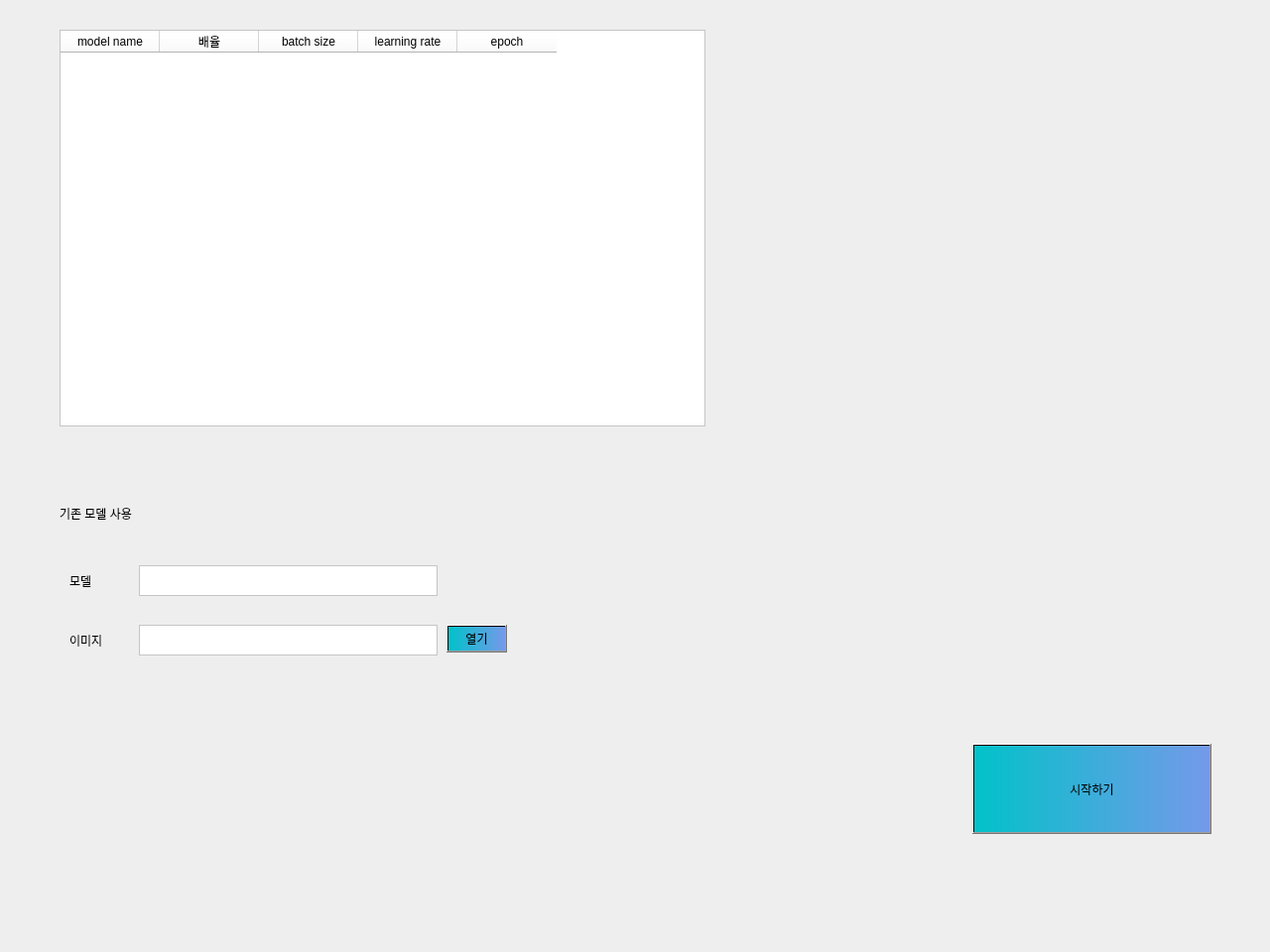
<?xml version="1.0" encoding="UTF-8"?>
<ui version="4.0">
 <class>MainWindow</class>
 <widget class="QMainWindow" name="MainWindow">
  <property name="geometry">
   <rect>
    <x>0</x>
    <y>0</y>
    <width>1280</width>
    <height>960</height>
   </rect>
  </property>
  <property name="windowTitle">
   <string>MainWindow</string>
  </property>
  <property name="styleSheet">
   <string notr="true">background-color: rgb(238, 238, 238)</string>
  </property>
  <widget class="QWidget" name="centralwidget">
   <widget class="QLabel" name="label_2">
    <property name="geometry">
     <rect>
      <x>70</x>
      <y>570</y>
      <width>141</width>
      <height>31</height>
     </rect>
    </property>
    <property name="styleSheet">
     <string notr="true">font: 57 10pt &quot;삼성긴고딕OTF Medium&quot;;</string>
    </property>
    <property name="text">
     <string>모델</string>
    </property>
   </widget>
   <widget class="QLabel" name="label_3">
    <property name="geometry">
     <rect>
      <x>70</x>
      <y>630</y>
      <width>51</width>
      <height>31</height>
     </rect>
    </property>
    <property name="styleSheet">
     <string notr="true">font: 57 10pt &quot;삼성긴고딕OTF Medium&quot;;</string>
    </property>
    <property name="text">
     <string>이미지</string>
    </property>
   </widget>
   <widget class="QTextBrowser" name="textBrowser_2">
    <property name="geometry">
     <rect>
      <x>140</x>
      <y>630</y>
      <width>301</width>
      <height>31</height>
     </rect>
    </property>
    <property name="styleSheet">
     <string notr="true">background-color: rgb(255, 255, 255);</string>
    </property>
   </widget>
   <widget class="QPushButton" name="imageBtn">
    <property name="geometry">
     <rect>
      <x>450</x>
      <y>630</y>
      <width>61</width>
      <height>28</height>
     </rect>
    </property>
    <property name="styleSheet">
     <string notr="true">background-color: qlineargradient(spread:pad, x1:0, y1:0, x2:1, y2:0, stop:0 rgba(1, 194, 201, 255), stop:1 rgba(117, 153, 234, 255));
font: 57 9pt &quot;삼성긴고딕OTF Medium&quot;;</string>
    </property>
    <property name="text">
     <string>열기</string>
    </property>
   </widget>
   <widget class="QPushButton" name="pushButton_3">
    <property name="geometry">
     <rect>
      <x>980</x>
      <y>750</y>
      <width>241</width>
      <height>91</height>
     </rect>
    </property>
    <property name="styleSheet">
     <string notr="true">background:qlineargradient(spread:pad, x1:0, y1:0, x2:1, y2:0, stop:0 rgba(1, 194, 201, 255), stop:1 rgba(117, 153, 234, 255))</string>
    </property>
    <property name="text">
     <string>시작하기</string>
    </property>
   </widget>
   <widget class="QTableWidget" name="tableWidget">
    <property name="geometry">
     <rect>
      <x>60</x>
      <y>30</y>
      <width>651</width>
      <height>400</height>
     </rect>
    </property>
    <property name="autoFillBackground">
     <bool>false</bool>
    </property>
    <property name="styleSheet">
     <string notr="true">background: rgb(255, 255, 255)</string>
    </property>
    <column>
     <property name="text">
      <string>model name</string>
     </property>
    </column>
    <column>
     <property name="text">
      <string>배율</string>
     </property>
    </column>
    <column>
     <property name="text">
      <string>batch size</string>
     </property>
    </column>
    <column>
     <property name="text">
      <string>learning rate</string>
     </property>
    </column>
    <column>
     <property name="text">
      <string>epoch</string>
     </property>
    </column>
   </widget>
   <widget class="QLabel" name="label_4">
    <property name="geometry">
     <rect>
      <x>60</x>
      <y>510</y>
      <width>101</width>
      <height>16</height>
     </rect>
    </property>
    <property name="text">
     <string>기존 모델 사용</string>
    </property>
   </widget>
   <widget class="QTextEdit" name="selectSRModelName">
    <property name="geometry">
     <rect>
      <x>140</x>
      <y>570</y>
      <width>301</width>
      <height>31</height>
     </rect>
    </property>
    <property name="styleSheet">
     <string notr="true">background: rgb(255, 255, 255)</string>
    </property>
   </widget>
  </widget>
  <widget class="QMenuBar" name="menubar">
   <property name="geometry">
    <rect>
     <x>0</x>
     <y>0</y>
     <width>1280</width>
     <height>26</height>
    </rect>
   </property>
  </widget>
  <widget class="QStatusBar" name="statusbar"/>
 </widget>
 <resources/>
 <connections/>
</ui>
